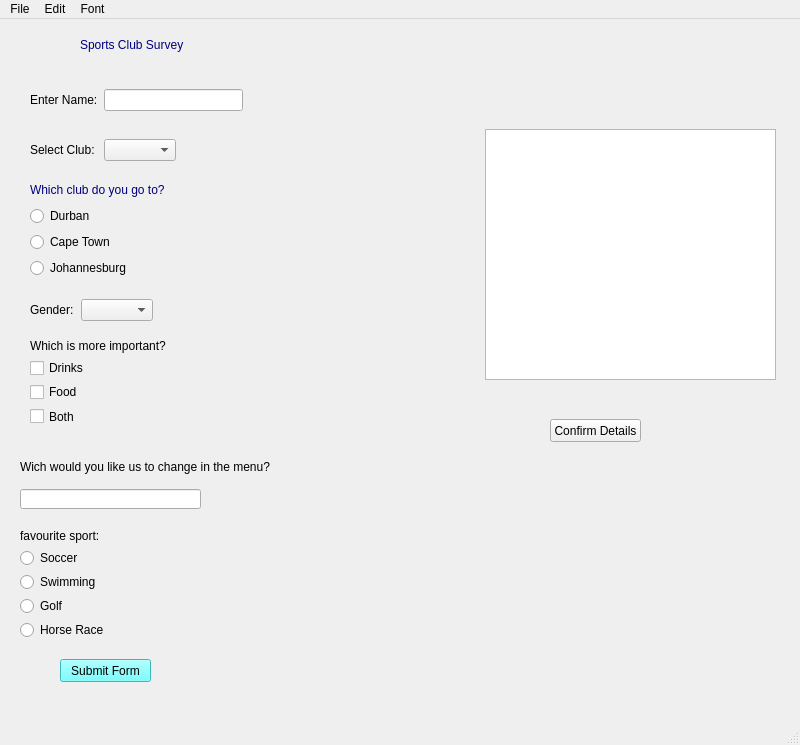
<?xml version="1.0" encoding="UTF-8"?>
<ui version="4.0">
 <class>MainWindow</class>
 <widget class="QMainWindow" name="MainWindow">
  <property name="geometry">
   <rect>
    <x>0</x>
    <y>0</y>
    <width>800</width>
    <height>745</height>
   </rect>
  </property>
  <property name="windowTitle">
   <string>MainWindow</string>
  </property>
  <widget class="QWidget" name="centralwidget">
   <widget class="QLabel" name="label">
    <property name="geometry">
     <rect>
      <x>80</x>
      <y>10</y>
      <width>211</width>
      <height>31</height>
     </rect>
    </property>
    <property name="styleSheet">
     <string notr="true">font: 14pt &quot;MS Shell Dlg 2&quot;;
color: rgb(0, 0, 127);</string>
    </property>
    <property name="text">
     <string>Sports Club Survey</string>
    </property>
   </widget>
   <widget class="QLabel" name="label_7">
    <property name="geometry">
     <rect>
      <x>20</x>
      <y>440</y>
      <width>281</width>
      <height>16</height>
     </rect>
    </property>
    <property name="styleSheet">
     <string notr="true">font: 75 10pt &quot;MS Shell Dlg 2&quot;;</string>
    </property>
    <property name="text">
     <string>Wich would you like us to change in the menu? </string>
    </property>
   </widget>
   <widget class="QLineEdit" name="lineEdit">
    <property name="geometry">
     <rect>
      <x>20</x>
      <y>470</y>
      <width>181</width>
      <height>20</height>
     </rect>
    </property>
   </widget>
   <widget class="QWidget" name="layoutWidget">
    <property name="geometry">
     <rect>
      <x>30</x>
      <y>160</y>
      <width>183</width>
      <height>99</height>
     </rect>
    </property>
    <layout class="QVBoxLayout" name="verticalLayout">
     <item>
      <widget class="QLabel" name="label_4">
       <property name="styleSheet">
        <string notr="true">font: 75 12pt &quot;MS Shell Dlg 2&quot;;
color: rgb(0, 0, 127);</string>
       </property>
       <property name="text">
        <string>Which club do you go to?</string>
       </property>
      </widget>
     </item>
     <item>
      <widget class="QRadioButton" name="radioButton_dbn">
       <property name="styleSheet">
        <string notr="true">font: 75 10pt &quot;MS Shell Dlg 2&quot;;</string>
       </property>
       <property name="text">
        <string>Durban</string>
       </property>
      </widget>
     </item>
     <item>
      <widget class="QRadioButton" name="radioButton_cpt">
       <property name="styleSheet">
        <string notr="true">font: 75 10pt &quot;MS Shell Dlg 2&quot;;</string>
       </property>
       <property name="text">
        <string>Cape Town</string>
       </property>
      </widget>
     </item>
     <item>
      <widget class="QRadioButton" name="radioButton_jhb">
       <property name="styleSheet">
        <string notr="true">font: 75 10pt &quot;MS Shell Dlg 2&quot;;</string>
       </property>
       <property name="text">
        <string>Johannesburg</string>
       </property>
      </widget>
     </item>
    </layout>
   </widget>
   <widget class="QWidget" name="layoutWidget">
    <property name="geometry">
     <rect>
      <x>30</x>
      <y>70</y>
      <width>213</width>
      <height>22</height>
     </rect>
    </property>
    <layout class="QHBoxLayout" name="horizontalLayout">
     <item>
      <widget class="QLabel" name="label_2">
       <property name="styleSheet">
        <string notr="true">font: 75 10pt &quot;MS Shell Dlg 2&quot;;</string>
       </property>
       <property name="text">
        <string>Enter Name:</string>
       </property>
      </widget>
     </item>
     <item>
      <widget class="QLineEdit" name="lineEdit_Name"/>
     </item>
    </layout>
   </widget>
   <widget class="QWidget" name="layoutWidget">
    <property name="geometry">
     <rect>
      <x>30</x>
      <y>120</y>
      <width>146</width>
      <height>22</height>
     </rect>
    </property>
    <layout class="QHBoxLayout" name="horizontalLayout_2">
     <item>
      <widget class="QLabel" name="label_3">
       <property name="styleSheet">
        <string notr="true">font: 75 10pt &quot;MS Shell Dlg 2&quot;;</string>
       </property>
       <property name="text">
        <string>Select Club:</string>
       </property>
      </widget>
     </item>
     <item>
      <widget class="QComboBox" name="comboBoxClub"/>
     </item>
    </layout>
   </widget>
   <widget class="QWidget" name="layoutWidget">
    <property name="geometry">
     <rect>
      <x>30</x>
      <y>280</y>
      <width>123</width>
      <height>22</height>
     </rect>
    </property>
    <layout class="QHBoxLayout" name="horizontalLayout_3">
     <item>
      <widget class="QLabel" name="label_5">
       <property name="styleSheet">
        <string notr="true">font: 75 10pt &quot;MS Shell Dlg 2&quot;;</string>
       </property>
       <property name="text">
        <string>Gender:</string>
       </property>
      </widget>
     </item>
     <item>
      <widget class="QComboBox" name="comboBoxGender"/>
     </item>
    </layout>
   </widget>
   <widget class="QWidget" name="layoutWidget">
    <property name="geometry">
     <rect>
      <x>30</x>
      <y>320</y>
      <width>153</width>
      <height>87</height>
     </rect>
    </property>
    <layout class="QVBoxLayout" name="verticalLayout_2">
     <item>
      <widget class="QLabel" name="label_6">
       <property name="styleSheet">
        <string notr="true">font: 75 10pt &quot;MS Shell Dlg 2&quot;;</string>
       </property>
       <property name="text">
        <string>Which is more important? </string>
       </property>
      </widget>
     </item>
     <item>
      <widget class="QCheckBox" name="checkBoxDrinks">
       <property name="text">
        <string>Drinks</string>
       </property>
      </widget>
     </item>
     <item>
      <widget class="QCheckBox" name="checkBoxFood">
       <property name="text">
        <string>Food</string>
       </property>
      </widget>
     </item>
     <item>
      <widget class="QCheckBox" name="checkBoxBoth">
       <property name="text">
        <string>Both</string>
       </property>
      </widget>
     </item>
    </layout>
   </widget>
   <widget class="QPushButton" name="pushButton_submit">
    <property name="geometry">
     <rect>
      <x>60</x>
      <y>640</y>
      <width>91</width>
      <height>23</height>
     </rect>
    </property>
    <property name="styleSheet">
     <string notr="true">font: 75 8pt &quot;MS Shell Dlg 2&quot;;
background-color: rgb(85, 255, 255);</string>
    </property>
    <property name="text">
     <string>Submit Form</string>
    </property>
   </widget>
   <widget class="QWidget" name="layoutWidget">
    <property name="geometry">
     <rect>
      <x>20</x>
      <y>510</y>
      <width>151</width>
      <height>110</height>
     </rect>
    </property>
    <layout class="QVBoxLayout" name="verticalLayout_3">
     <item>
      <widget class="QLabel" name="label_8">
       <property name="styleSheet">
        <string notr="true">font: 75 10pt &quot;MS Shell Dlg 2&quot;;</string>
       </property>
       <property name="text">
        <string>favourite sport:</string>
       </property>
      </widget>
     </item>
     <item>
      <widget class="QRadioButton" name="radioButton_soccer">
       <property name="styleSheet">
        <string notr="true">font: 75 8pt &quot;MS Shell Dlg 2&quot;;</string>
       </property>
       <property name="text">
        <string>Soccer</string>
       </property>
      </widget>
     </item>
     <item>
      <widget class="QRadioButton" name="radioButton_swimming">
       <property name="styleSheet">
        <string notr="true">font: 75 8pt &quot;MS Shell Dlg 2&quot;;</string>
       </property>
       <property name="text">
        <string>Swimming</string>
       </property>
      </widget>
     </item>
     <item>
      <widget class="QRadioButton" name="radioButton_golf">
       <property name="styleSheet">
        <string notr="true">font: 75 8pt &quot;MS Shell Dlg 2&quot;;</string>
       </property>
       <property name="text">
        <string>Golf</string>
       </property>
      </widget>
     </item>
     <item>
      <widget class="QRadioButton" name="radioButton_horse">
       <property name="styleSheet">
        <string notr="true">font: 75 8pt &quot;MS Shell Dlg 2&quot;;</string>
       </property>
       <property name="text">
        <string>Horse Race</string>
       </property>
      </widget>
     </item>
    </layout>
   </widget>
   <widget class="QPushButton" name="pushButton">
    <property name="geometry">
     <rect>
      <x>550</x>
      <y>400</y>
      <width>91</width>
      <height>23</height>
     </rect>
    </property>
    <property name="text">
     <string>Confirm Details</string>
    </property>
   </widget>
   <widget class="QTextBrowser" name="textBrowser">
    <property name="geometry">
     <rect>
      <x>485</x>
      <y>110</y>
      <width>291</width>
      <height>251</height>
     </rect>
    </property>
   </widget>
  </widget>
  <widget class="QMenuBar" name="menubar">
   <property name="geometry">
    <rect>
     <x>0</x>
     <y>0</y>
     <width>800</width>
     <height>21</height>
    </rect>
   </property>
   <widget class="QMenu" name="menuFile">
    <property name="title">
     <string>File</string>
    </property>
    <addaction name="actionOpen"/>
    <addaction name="actionSave"/>
    <addaction name="actionQuit"/>
   </widget>
   <widget class="QMenu" name="menuView">
    <property name="title">
     <string>Edit</string>
    </property>
    <addaction name="actionUndo"/>
    <addaction name="actionRedo"/>
    <addaction name="actionPrint"/>
   </widget>
   <widget class="QMenu" name="menuFont">
    <property name="title">
     <string>Font</string>
    </property>
    <addaction name="actionFont"/>
    <addaction name="actionPaint"/>
   </widget>
   <addaction name="menuFile"/>
   <addaction name="menuView"/>
   <addaction name="menuFont"/>
  </widget>
  <widget class="QStatusBar" name="statusbar"/>
  <action name="actionOpen">
   <property name="text">
    <string>Open</string>
   </property>
  </action>
  <action name="actionSave">
   <property name="text">
    <string>Save</string>
   </property>
  </action>
  <action name="actionQuit">
   <property name="text">
    <string>Quit</string>
   </property>
  </action>
  <action name="actionUndo">
   <property name="text">
    <string>Undo</string>
   </property>
  </action>
  <action name="actionRedo">
   <property name="text">
    <string>Redo</string>
   </property>
  </action>
  <action name="actionPrint">
   <property name="text">
    <string>Print</string>
   </property>
  </action>
  <action name="actionFont">
   <property name="text">
    <string>Font</string>
   </property>
  </action>
  <action name="actionPaint">
   <property name="text">
    <string>Paint</string>
   </property>
  </action>
 </widget>
 <resources/>
 <connections/>
</ui>
